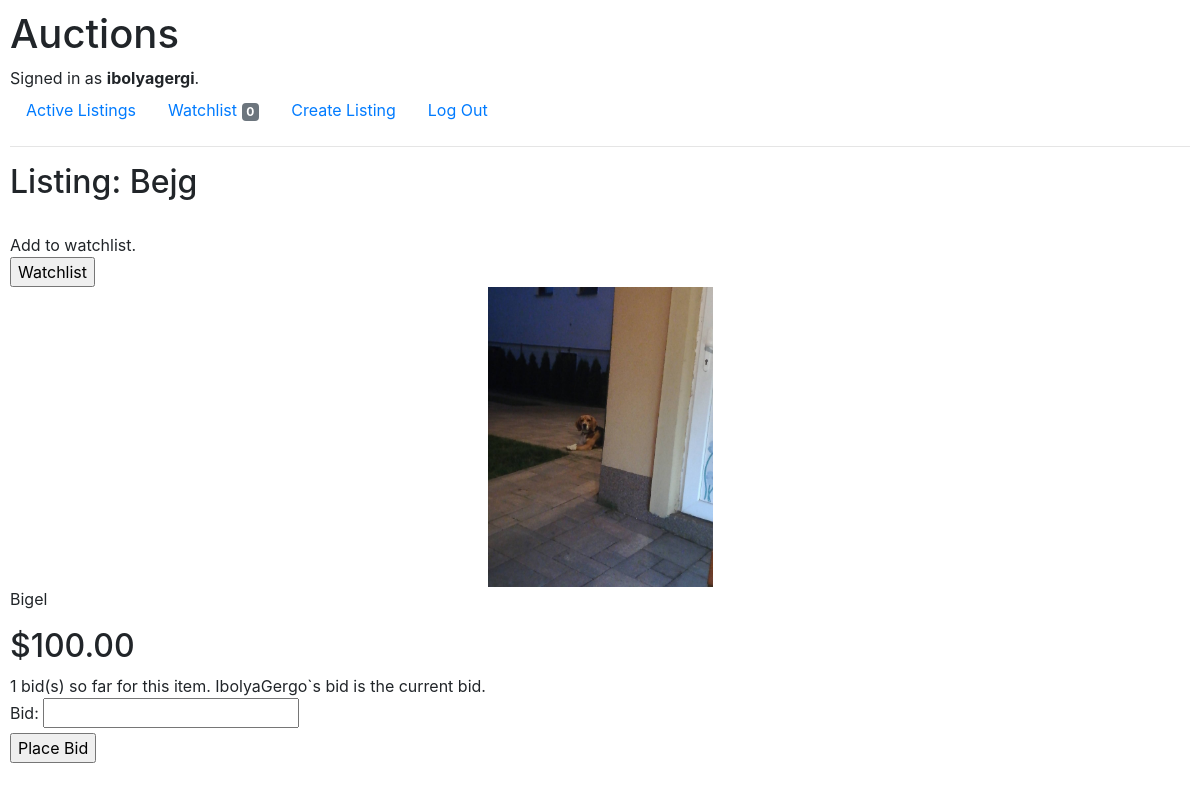
Screenshot of /listing/10 (signed in) with the database file from the repository.
### auctions/models.py (models this page shows, shortened)
class User(AbstractUser):
    watchlist = models.ManyToManyField(ListingModel, blank=True, related_name="watcher")

class ListingModel(models.Model):
    creator = models.ForeignKey("User", on_delete=models.CASCADE)
    title = models.CharField(max_length=64)
    description = models.TextField()
    img = models.ImageField(upload_to="images/", null=True, blank=True)
    start_bid = models.DecimalField(max_digits=64, decimal_places=2)
    created_at = models.DateTimeField(default=timezone.now)
    category = models.CharField(max_length=64)

class BidModel(models.Model):
    user = models.ForeignKey(User, on_delete=models.CASCADE, related_name="user")
    listing = models.ForeignKey(ListingModel, on_delete=models.CASCADE, related_name="listing")
    bid = models.DecimalField(max_digits=64, decimal_places=2)
    def __str__(self):
        return f"${self.bid}"

### auctions/views.py (the view, shortened to what this page needs)
# urls.py: path("listing/<int:listing_id>", views.listing, name="listing"),
def listing(request, listing_id):
    listing = ListingModel.objects.get(pk=listing_id)
    if BidModel.objects.filter(listing__id=listing_id):
        num_of_bids = BidModel.objects.filter(listing__id=listing_id).count()
        bidder = BidModel.objects.filter(listing__id=listing_id).last().user
    else:
        num_of_bids = 0
    if num_of_bids > 0:
        curr_bid = BidModel.objects.filter(listing__id=listing_id).last()
    else:
        curr_bid = ListingModel.objects.get(pk=listing_id).start_bid
    form = BidForm()
    if listing in request.user.watchlist.all():
        on_watchlist = True
    else:
        on_watchlist = False
    num_on_watchlist = request.user.watchlist.count()
    if num_of_bids > 0:
        return render(request, "auctions/listing.html", {
            "listing": listing,
            "form": form,
            "curr_bid": curr_bid,
            "num_of_bids": num_of_bids,
            "bidder": bidder,
            "on_watchlist": on_watchlist,
            "num_on_watchlist": num_on_watchlist
        })

### auctions/forms.py
class BidForm(forms.Form):
    bid = forms.DecimalField(max_digits=10, decimal_places=2)

### auctions/templates/auctions/listing.html (shortened to what this page needs)
{% extends "auctions/layout.html" %}
{% block body %}
    <h2>Listing: {{ listing.title }}</h2><br>
    {% if user.is_authenticated %}
        {% if on_watchlist %}
            Remove from watchlist.
            <div>
                <form action="{% url 'unwatch' listing.id %}" method="post">
                    {% csrf_token %}
                    <input type="submit" value="Remove">
                </form>
            </div>
        {% else %}
            Add to watchlist.
            <div>
                <form action="{% url 'watch' listing.id %}" method="post">
                    <input type="submit" value="Watchlist">
                </form>
            </div>
        {% endif %}
    {% endif %}
    {% if listing.img %}
        <img src="{{ listing.img.url }}" alt="{{ listing.title }}" class="card-img" style="height: 300px; object-fit: scale-down;">
    {% endif %}
    <p>{{ listing.description }}</p>
    <h2>{{ curr_bid }}</h2>
    {% if user.is_authenticated %}
        <div>
            {% if num_of_bids > 0 %}
                {{ num_of_bids }} bid(s) so far for this item.
                {% if bidder == user %}
                    Your bid is the current bid.
                {% else %}
                    {{ bidder.username }}`s bid is the current bid.
                {% endif %}
            {% else %}
                No bids so far for this item.
            {% endif %}
            <form action="{% url 'listing' listing.id %}" method="post">
                {{ form }}<br>
                <input type="submit" value="Place Bid">
            </form>
        </div>
    {% endif %}
{% endblock %}

### auctions/templates/auctions/layout.html (shortened to what this page needs)
{% load static %}
<!DOCTYPE html>
<html lang="en">
    <head>
        <link rel="stylesheet" href="https://stackpath.bootstrapcdn.com/bootstrap/4.4.1/css/bootstrap.min.css">
        <link href="{% static 'auctions/styles.css' %}" rel="stylesheet">
    </head>
    <body>
        <h1>Auctions</h1>
        <div>
            {% if user.is_authenticated %}
                Signed in as <strong>{{ user.username }}</strong>.
            {% else %}
                Not signed in.
            {% endif %}
        </div>
        <ul class="nav">
            <li class="nav-item">
                <a class="nav-link" href="{% url 'index' %}">Active Listings</a>
            </li>
            {% if user.is_authenticated %}
                <li class="nav-item">
                    <a class="nav-link" href="{% url 'watchlist' %}">Watchlist <span class="badge badge-secondary">{{ num_on_watchlist }}</span></a>
                </li>
                <li class="nav-item">
                    <a class="nav-link" href="{% url 'create' %}">Create Listing</a>
                </li>
                <li class="nav-item">
                    <a class="nav-link" href="{% url 'logout' %}">Log Out</a>
                </li>
            {% endif %}
        </ul>
        <hr>
        {% block body %}
        {% endblock %}
    </body>
</html>

### auctions/static/auctions/styles.css (style rules this page uses)
body { padding: 10px; }

### rows the page displays
User: username "ibolyagergi"
ListingModel: title "Bejg", img (picture), description "Bigel"
BidModel: bid "$100.00"
User: username "IbolyaGergo"

### other values shown
{{ num_on_watchlist }} "0"
{{ num_of_bids }} "1"
